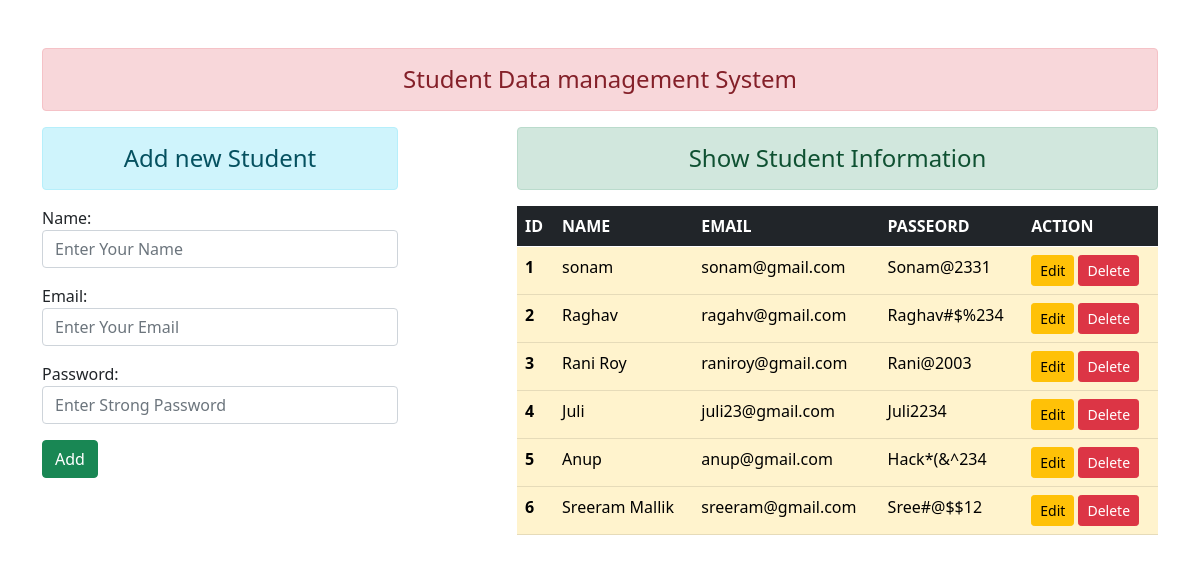
The page / on the database its author committed.
### enroll/models.py (models this page shows)
class User(models.Model):
    name = models.CharField(max_length=50)
    email = models.EmailField(max_length=50)
    password = models.CharField(max_length=50)

### enroll/views.py (the view)
# urls.py: path('', views.add_show,name="addshow"),
def add_show(request):
    if request.method == 'POST':
        fm = StudentRegestration(request.POST)
        if fm.is_valid():
            nm = fm.cleaned_data.get('name')
            em = fm.cleaned_data.get('email')
            pw = fm.cleaned_data.get('password')
            reg = User(name=nm,email=em,password=pw)
            reg.save()
            fm = StudentRegestration()
    else:
        fm = StudentRegestration()
    stud = User.objects.all()
    return render(request,'enroll/add_data.html',{'form':fm,'std':stud})

### enroll/forms.py
class StudentRegestration(forms.ModelForm):
    class Meta:
        model = User
        fields = ('name','email','password')
        widgets = {
            'name':forms.TextInput(attrs={'class':'form-control','placeholder':'Enter Your Name'}),
            'email':forms.EmailInput(attrs={'class':'form-control','placeholder':'Enter Your Email'}),
            'password':forms.PasswordInput(render_value=True,attrs={'class':'form-control','placeholder':'Enter Strong Password'}),
        }
        error_messages = {
            'name':{'required':'Enter Your Name'},
            'email':{'required':'Enter Your Email'},
            'password':{'required':'Enter Password'},
        }

### enroll/templates/enroll/add_data.html (shortened to what this page needs)
{% extends 'enroll/base.html' %}
{% block container %}
<div class="row">
    <div class="col-sm-4">
        <h4 class="text-center alert alert-info">Add new Student</h4>
        <form action="" method="POST" novalidate>
            {{form.as_p}}
            <input type="submit" class="btn btn-success" value="Add">
        </form>
    </div>
    <div class="col-sm-7 offset-1">
        <h4 class="text-center alert alert-success">Show Student Information</h4>
        {% if std %}
        <table class="table table-hover table-warning">
            <thead>
                <tr class="table-dark">
                    <th scope="col">ID</th>
                    <th scope="col">NAME</th>
                    <th scope="col">EMAIL</th>
                    <th scope="col">PASSEORD</th>
                    <th scope="col">ACTION</th>
                </tr>
            </thead>
            <tbody>
                {% for st in std %}
                <tr>
                    <th scope="row">{{st.id}}</th>
                    <td>{{st.name}}</td>
                    <td>{{st.email}}</td>
                    <td>{{st.password}}</td>
                    <td>
                        <a href="{% url 'updatedata' st.id %}" class="btn btn-warning btn-sm">Edit</a>
                        <form action="{% url 'deletedata' st.id %}" method="post" class="d-inline">
                            <input type="submit" value="Delete" class="btn btn-danger btn-sm">
                        </form>
                    </td>
                </tr>
                {% endfor %}
            </tbody>
        </table>
        {% else %}
        <h4>No Record</h4>
        {% endif %}
    </div>
</div>
{% endblock container %}

### enroll/templates/enroll/base.html (shortened to what this page needs)
<!DOCTYPE html>
{% load static %}
<html lang="en">
<head>
    <link rel="stylesheet" href="{% static 'enroll/css/bootstrap.css' %}">
</head>
<body>
    <div class="container mt-5">
        <h4 class="text-center alert alert-danger">Student Data management System</h4>
        {% block container %}
        {% endblock container %}
    </div>
</body>
</html>

### rows shown on the page
User: id "1", name "sonam", email "sonam@gmail.com", password "Sonam@2331"
User: id "2", name "Raghav", email "ragahv@gmail.com", password "Raghav#$%234"
User: id "3", name "Rani Roy", email "raniroy@gmail.com", password "Rani@2003"
User: id "4", name "Juli", email "juli23@gmail.com", password "Juli2234"
User: id "5", name "Anup", email "anup@gmail.com", password "Hack*(&^234"
User: id "6", name "Sreeram Mallik", email "sreeram@gmail.com", password "Sree#@$$12"
